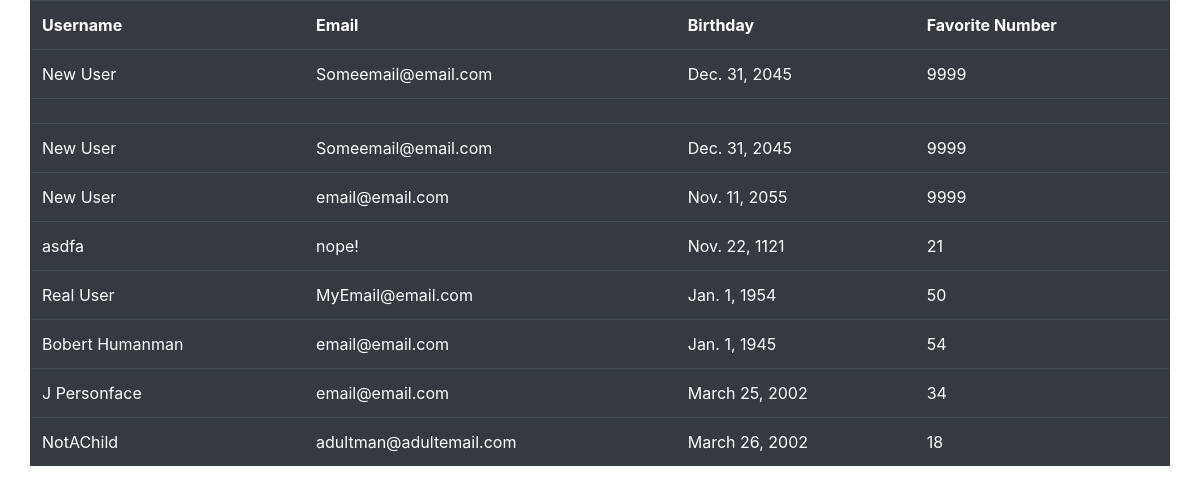
Screenshot of /success/1 with the database file from the repository.
### validation_app/models.py (models this page shows)
class User(models.Model):
    username = models.CharField(max_length=25)
    email = models.CharField(max_length=50)
    birthday = models.DateField()
    favorite_num = models.IntegerField()
    updated_at = models.DateTimeField(auto_now=True)
    created_at = models.DateTimeField(auto_now_add=True)
    objects = User_Manager()

### validation_app/views.py (the view)
# urls.py: path('success/<int:user_id>', views.success),
def success(request, user_id):
    context = {
        "user": User.objects.get(id=user_id),
        "all_users": User.objects.all()
    }
    return render(request, "success.html", context)

### validation_app/templates/success.html (shortened to what this page needs)
<!DOCTYPE html>
<html lang="en">
<head>
    <link rel="stylesheet" href="https://stackpath.bootstrapcdn.com/bootstrap/4.4.1/css/bootstrap.min.css">
</head>
<body>
    <div class="container">
        <div class="row">
            <table class="table table-dark">
                <tr><th>Username</th>
                    <th>Email</th>
                    <th>Birthday</th>
                    <th>Favorite Number</th></tr>
                <tr><td>{{ user.username }}</td>
                    <td>{{ user.email }}</td>
                    <td>{{ user.birthday }}</td>
                    <td>{{ user.favorite_num }}</td></tr>
                <tr><td></td><td></td><td></td><td></td></tr>
                {% for u in all_users %}
                <tr><td>{{ u.username }}</td>
                    <td>{{ u.email }}</td>
                    <td>{{ u.birthday }}</td>
                    <td>{{ u.favorite_num }}</td></tr>
                {% endfor %}
            </table>
        </div>
    </div>
</body>
</html>

### rows the page displays
User: username "New User", email "Someemail@email.com", birthday "Dec. 31, 2045", favorite_num "9999"
User: username "New User", email "email@email.com", birthday "Nov. 11, 2055", favorite_num "9999"
User: username "asdfa", email "nope!", birthday "Nov. 22, 1121", favorite_num "21"
User: username "Real User", email "MyEmail@email.com", birthday "Jan. 1, 1954", favorite_num "50"
User: username "Bobert Humanman", email "email@email.com", birthday "Jan. 1, 1945", favorite_num "54"
User: username "J Personface", email "email@email.com", birthday "March 25, 2002", favorite_num "34"
User: username "NotAChild", email "adultman@adultemail.com", birthday "March 26, 2002", favorite_num "18"
